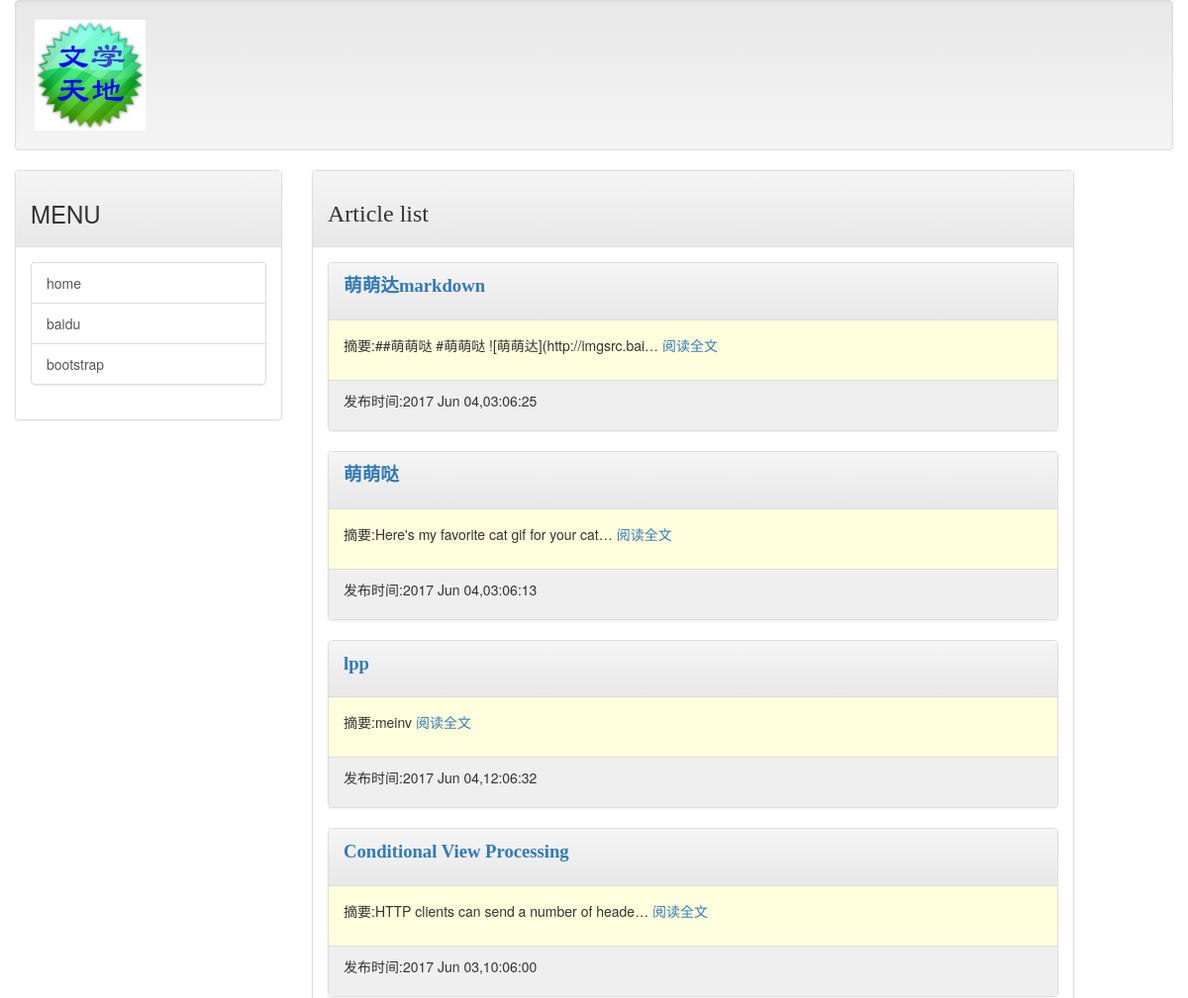
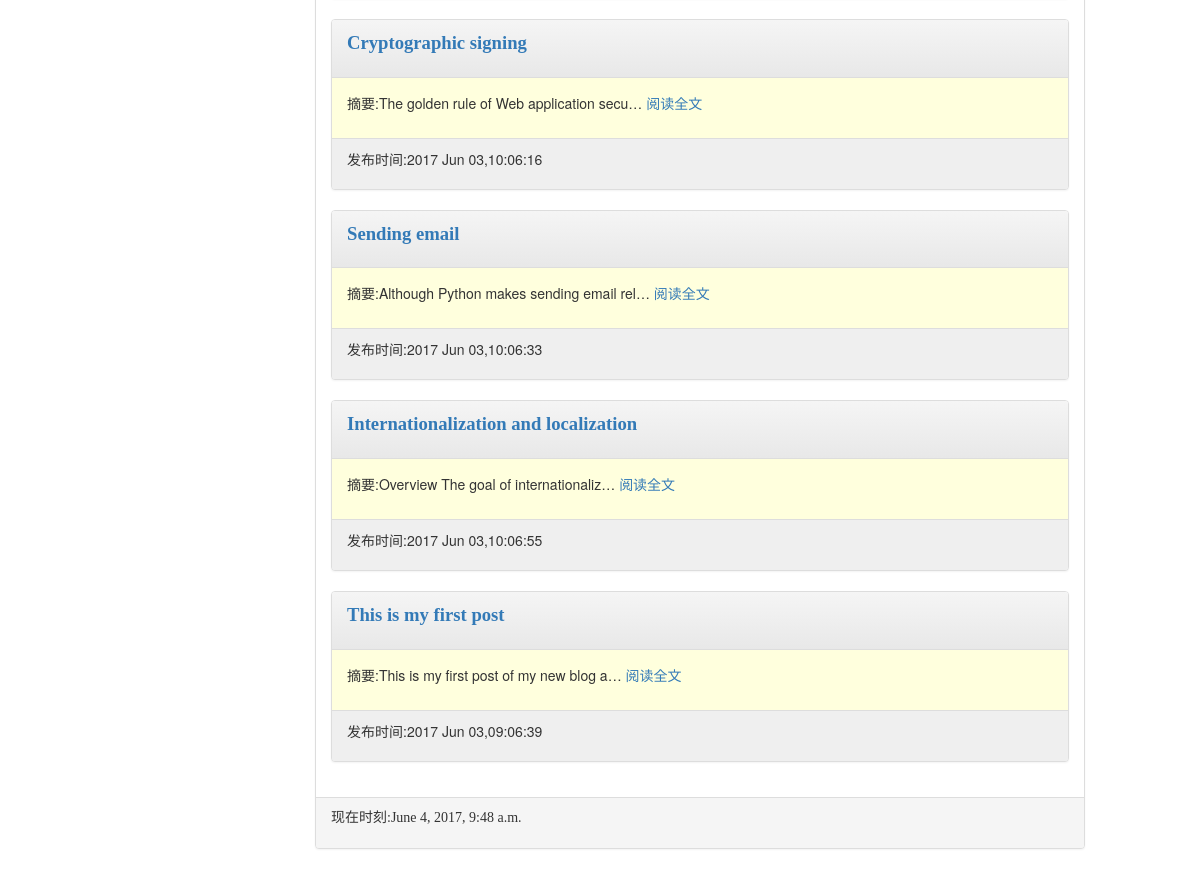
The page / on the database its author committed (2 pictures, top to bottom).
### mainsite/models.py (models this page shows, shortened)
class Post(models.Model):
    title = models.CharField(max_length=200)
    slug = models.CharField(max_length=200)
    body = models.TextField()
    pub_date = models.DateTimeField(default=timezone.now)
    class Meta:
        ordering = ('-pub_date',)

### mainsite/views.py (the view)
# urls.py: url(r'^$', homepage),
def homepage(request):
    template = get_template('index.html')
    posts = Post.objects.all()
    now = datetime.now()
    html = template.render(locals())
    return HttpResponse(html)

### templates/index.html (shortened to what this page needs)
{% extends 'base.html' %}
{% block headmessage %}
<h3 style="font-family:楷体;">Article list</h3>
{% endblock %}
{% block content %}
{% for post in posts %}
<div class="panel panel-default">
    <div class="panel-heading">
        <p style='font-family:微软雅黑;font-size:14pt;font-weight:bold;'>
            <a href="/post/{{post.slug}}">{{post.title}}</a>
        </p>
    </div>
    <div class="panel-body" style="background-color:#ffffdd">
        <p>
            摘要:{{post.body|truncatechars:40}} <a href="/post/{{post.slug}}">阅读全文</a>
        </p>
    </div>
    <div class="panel-footer" style="background-color:#efefef">
        <p>
            发布时间:{{post.pub_date|date:"Y M d,h:m:s"}}
        </p>
    </div>
</div>
{% endfor %}
{% endblock %}

### rows shown on the page
Post: title "萌萌达markdown", body "##萌萌哒 #萌萌哒 ![萌萌达](http://imgsrc.bai…", pub_date "2017 Jun 04,03:06:25"
Post: title "萌萌哒", body "Here's my favorite cat gif for your cat…", pub_date "2017 Jun 04,03:06:13"
Post: title "lpp", body "meinv", pub_date "2017 Jun 04,12:06:32"
Post: title "Conditional View Processing", body "HTTP clients can send a number of heade…", pub_date "2017 Jun 03,10:06:00"
Post: title "Cryptographic signing", body "The golden rule of Web application secu…", pub_date "2017 Jun 03,10:06:16"
Post: title "Sending email", body "Although Python makes sending email rel…", pub_date "2017 Jun 03,10:06:33"
Post: title "Internationalization and localization", body "Overview The goal of internationaliz…", pub_date "2017 Jun 03,10:06:55"
Post: title "This is my first post", body "This is my first post of my new blog a…", pub_date "2017 Jun 03,09:06:39"
